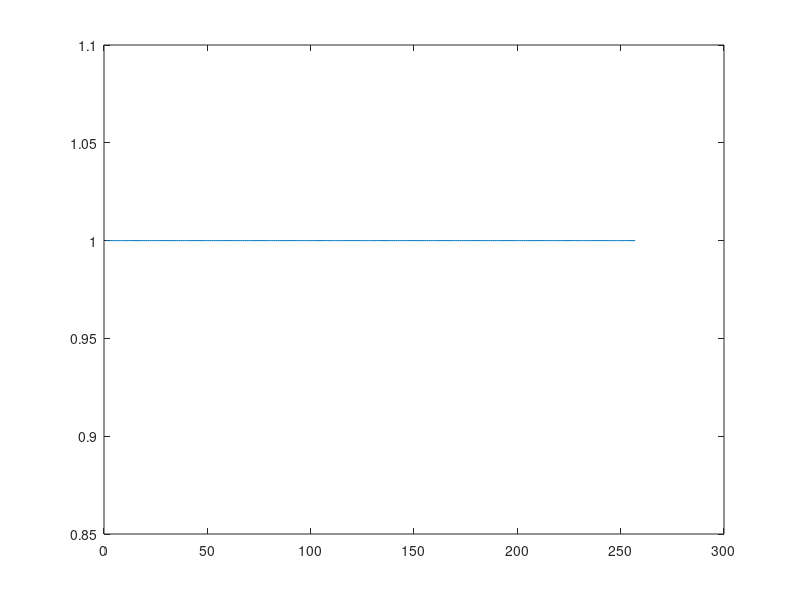

This figure's MATLAB source:
% experiment 1: SCRIPT: Discrete Legendre Polynomials

x = (-128:128)'/128;    %we could use linspace(-1, 1, 2^8+1)'

A = [x.^0 x.^12 x.^2 x.^3];
[Q, R] = qr(A, 0);

scale = Q(257, :);
Q = Q*diag(1 ./scale);
plot(Q(:, 1))